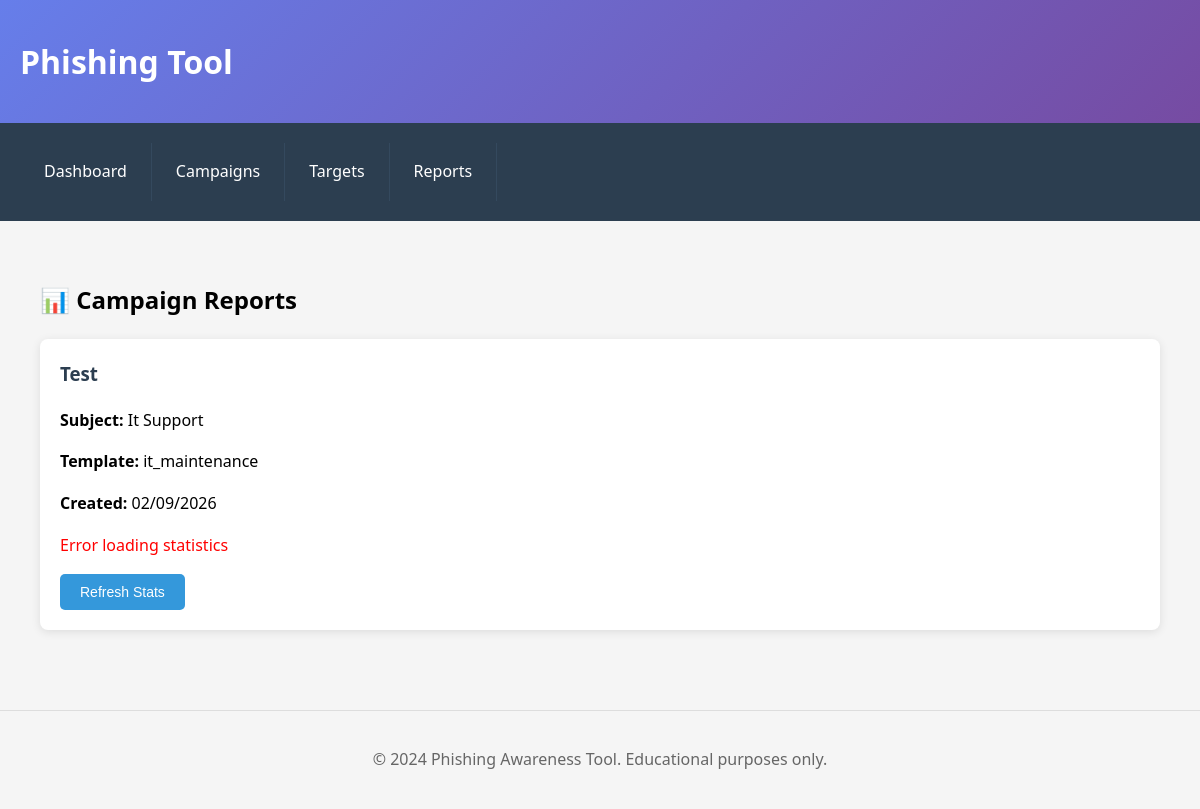
Page /reports on the committed database.
### models.py (models this page shows)
class Campaign(db.Model):
    id = db.Column(db.Integer, primary_key=True)
    name = db.Column(db.String(100), nullable=False)
    subject = db.Column(db.String(200), nullable=False)
    templateName = db.Column(db.String(50), nullable=False)
    landingPageURL = db.Column(db.String(500), nullable=False)
    createdAt = db.Column(db.DateTime, default=datetime.utcnow)
    isActive = db.Column(db.Boolean, default=True)
    emailLogs = db.relationship('EmailLog', backref='campaign', lazy=True)

### app.py (the view)
    @app.route('/reports')
    def reports():
        campaigns = Campaign.query.all()
        return render_template('admin/reports.html', campaigns=campaigns)

### templates/admin/reports.html (shortened to what this page needs)
{% extends "base.html" %}
{% block content %}
<div class="container">
    <h2>📊 Campaign Reports</h2>
    {% if campaigns %}
        <div class="dashboard-grid">
            {% for campaign in campaigns %}
            <div class="card">
                <h3>{{ campaign.name }}</h3>
                <p><strong>Subject:</strong> {{ campaign.subject }}</p>
                <p><strong>Template:</strong> {{ campaign.templateName }}</p>
                <p><strong>Created:</strong> {{ campaign.createdAt.strftime('%m/%d/%Y') }}</p>
                <div id="stats-{{ campaign.id }}" style="margin-top: 15px;">
                </div>
                <div style="margin-top: 15px;">
                    <button onclick="loadStats({{ campaign.id }})" class="btn btn-primary">Refresh Stats</button>
                </div>
            </div>
            {% endfor %}
        </div>
    {% else %}
        <div class="card">
            <h3>No Reports Available</h3>
            <p>No campaigns have been created yet. <a href="{{ url_for('create_campaign') }}">Create a campaign</a> to start tracking results.</p>
        </div>
    {% endif %}
</div>
{% endblock %}

### static/css/style.css (style rules this page uses)
body { font-family: 'Segoe UI', Tahoma, Geneva, Verdana, sans-serif; line-height: 1.6; margin: 0; padding: 0; background-color: #f5f5f5; }
.container { max-width: 1200px; margin: 0 auto; padding: 20px; }
.dashboard-grid { display: grid; grid-template-columns: repeat(auto-fit, minmax(300px, 1fr)); gap: 20px; margin-top: 20px; }
.card { background: white; border-radius: 8px; padding: 20px; box-shadow: 0 2px 10px rgba(0,0,0,0.1); transition: transform 0.2s; }
.card h3 { margin-top: 0; color: #2c3e50; }
.btn { display: inline-block; padding: 10px 20px; border: none; border-radius: 5px; cursor: pointer; text-decoration: none; font-size: 14px; transition: background-color 0.3s; }
.btn-primary { background-color: #3498db; color: white; }

### rows in the picture
Campaign: name "Test", subject "It Support", templateName "it_maintenance", createdAt "02/09/2026"

### other values in the picture
{{ config.APP_NAME or 'Phishing Awareness Tool' }} "Phishing Tool"
